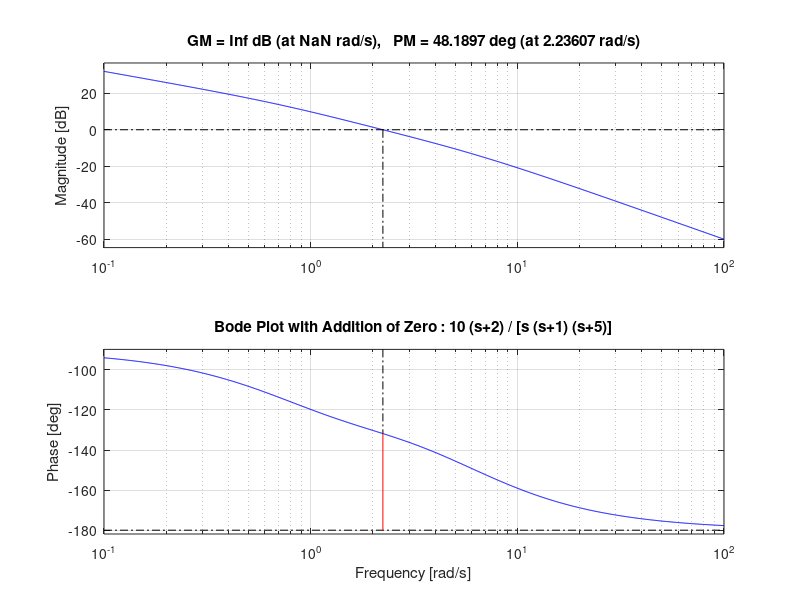

MATLAB code to generate this figure:
n1 = 10;
d1 = [1 6 5 0];   % s(s+1)(s+5) = s^3 + 6s^2 + 5s
sys1 = tf(n1, d1);

subplot(3,1,1)
margin(sys1)
title('Bode Plot of Original System : 10 / [s (s+1) (s+5)]')

n2 = 10;
d2 = conv([1 10], [1 6 5 0]);  
sys2 = tf(n2, d2);

subplot(3,1,2)
margin(sys2)
title('Bode Plot with Addition of Pole : 10 / [s (s+1) (s+5) (s+10)]')

n3 = [10 20];  
d3 = [1 6 5 0];
sys3 = tf(n3, d3);

subplot(3,1,3)
margin(sys3)
title('Bode Plot with Addition of Zero : 10 (s+2) / [s (s+1) (s+5)]')
